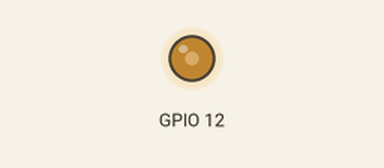
Simulated run of this program. Board: Raspberry Pi (BCM pin numbers). Parts: output pins drawn as LEDs (lit = HIGH). At 5.0 s the program stops and its outputs stay as they are.

Above: at 0.1 s.
Timing chart, 0 to 1.6 s (numbered marks = the images above):
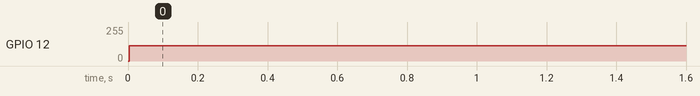

Measured:
- by itself, GPIO 12: 0/255 → 115/255 at 0.00 s

The program:

fancontrol.py
```python
# (licence header left out)
import pigpio #library to use GPIO pins (only one that works with hardware pwm)
import time

pi=pigpio.pi() #initialize the pi
#pi.hardware_PWM(gpio, PWMfreq, PWMduty)
pi.hardware_PWM(12,25000, 450000) #GPIO pin 12, 25khz, 45percent duty
#3percent is the min for be quiet silent wings pro 4
time.sleep(5)
pi.stop()
```
